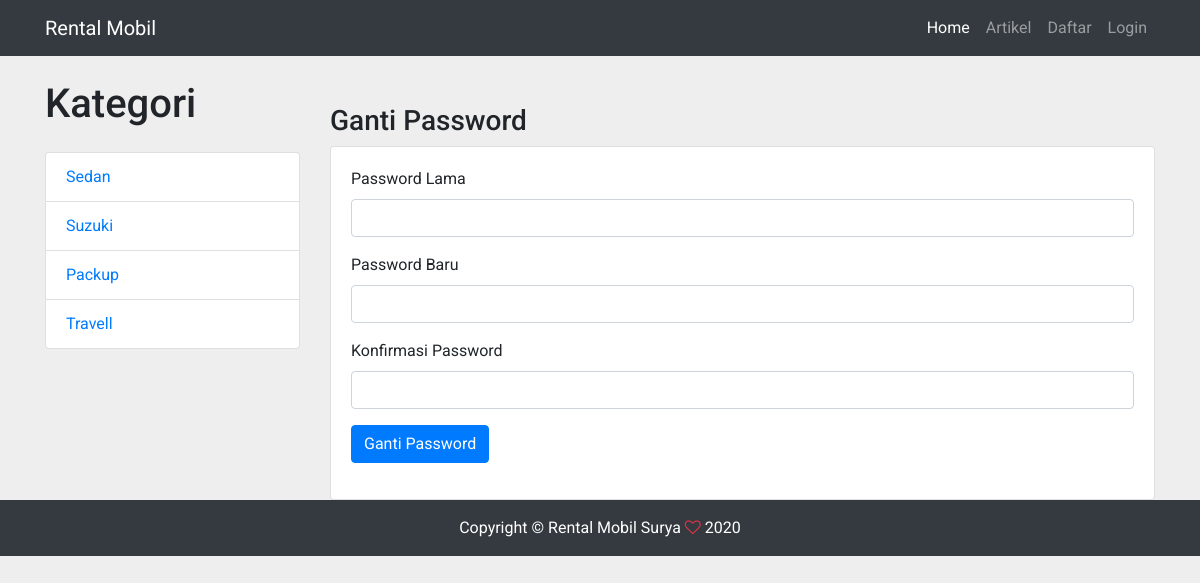
Page /index.php/auth/gantipass on the committed database.
### tables this page shows
CREATE TABLE `type` (
  `id_type` int(11) NOT NULL,
  `kode_type` varchar(20) NOT NULL,
  `nama_type` varchar(20) NOT NULL
);

### application/controllers/Auth.php (called while the page is built, shortened)
<?php
class Auth extends CI_Controller {
	public function __construct()
	{
		$this->load->model('Auth_model');
	}
	public function gantipass()
	{
		$data['judul'] = 'Ganti Password';
		$data['customer'] = $this->db->get_where('customer', ['username' => $this->session->userdata('username')])->row_array();
		$data['kategori'] = $this->db->get('type')->result_array();
		$this->form_validation->set_rules('passlama', 'Password Lama', 'required|trim|min_length[3]',
		['required' => 'Password Lama Harus Di Isi!']
		);
		$this->form_validation->set_rules('passbaru1', 'Password Baru', 'required|trim|matches[passbaru2]',
		['required' => 'Password Baru Harus Di Isi!',
		'min_length' => 'Password Minimal 5 Huruf!',
		'matches' => 'Konfirmasi Password Tidak Sama!'
		]
		);
		$this->form_validation->set_rules('passbaru2', 'Konfirmasi Password', 'required|trim|matches[passbaru1]',
		['required' => 'Konfirmasi Password Harus Di Isi!',
		'matches' => 'Konfirmasi Password Tidak Sama!'
		]
		);
		if($this->form_validation->run() == FALSE) {
			$this->load->view('themeplates_customers/header', $data);
			$this->load->view('auth/gantipass', $data);
			$this->load->view('themeplates_customers/footer');
		}
	}
}

### index.php (called while the page is built, shortened)
<?php
require_once BASEPATH.'core/CodeIgniter.php';

### application/views/auth/gantipass.php (the view, shortened to what this page needs)
<div class="container">
  <div class="row">
    <div class="col-lg-3">
      <h1 class="my-4">Kategori</h1>
      <div class="list-group">
        <?php foreach($kategori as $k) : ?>
        <a href="<?= base_url('customer/type/') . $k['id_type']; ?>" class="list-group-item"><?= $k['nama_type']; ?></a>
        <?php endforeach; ?>
      </div>
    </div>
    <div class="col-lg-9 mt-5">
      <h3>Ganti Password</h3>
        <div class="card">
          <div class="card-body">
            <form action="" method="post">
              <div class="form-group">
                <label for="passlama">Password Lama</label>
                <input type="password" name="passlama" id="passlama" class="form-control">
              </div>
              <div class="form-group">
                <label for="passbaru1">Password Baru</label>
                <input type="password" name="passbaru1" id="passbaru1" class="form-control">
              </div>
              <div class="form-group">
                <label for="passbaru2">Konfirmasi Password</label>
                <input type="password" name="passbaru2" id="passbaru2" class="form-control">
              </div>
              <div class="form-group">
                <button type="submit" class="btn btn-primary">Ganti Password</button>
              </div>
            </form>
          </div>
        </div>
    </div>
  </div>
</div>

### assets/assets_shop/css/shop-homepage.css (style rules this page uses)
body { padding-top: 56px; }

### assets/assets_shop/css/mystyle.css (style rules this page uses)
body { background-color: #eee; background-attachment: fixed; background-repeat: no-repeat; background-size: cover; font-family: 'Roboto', sans-serif;; }

### rows in the picture
type: nama_type "Sedan"
type: nama_type "Suzuki"
type: nama_type "Packup"
type: nama_type "Travell"
